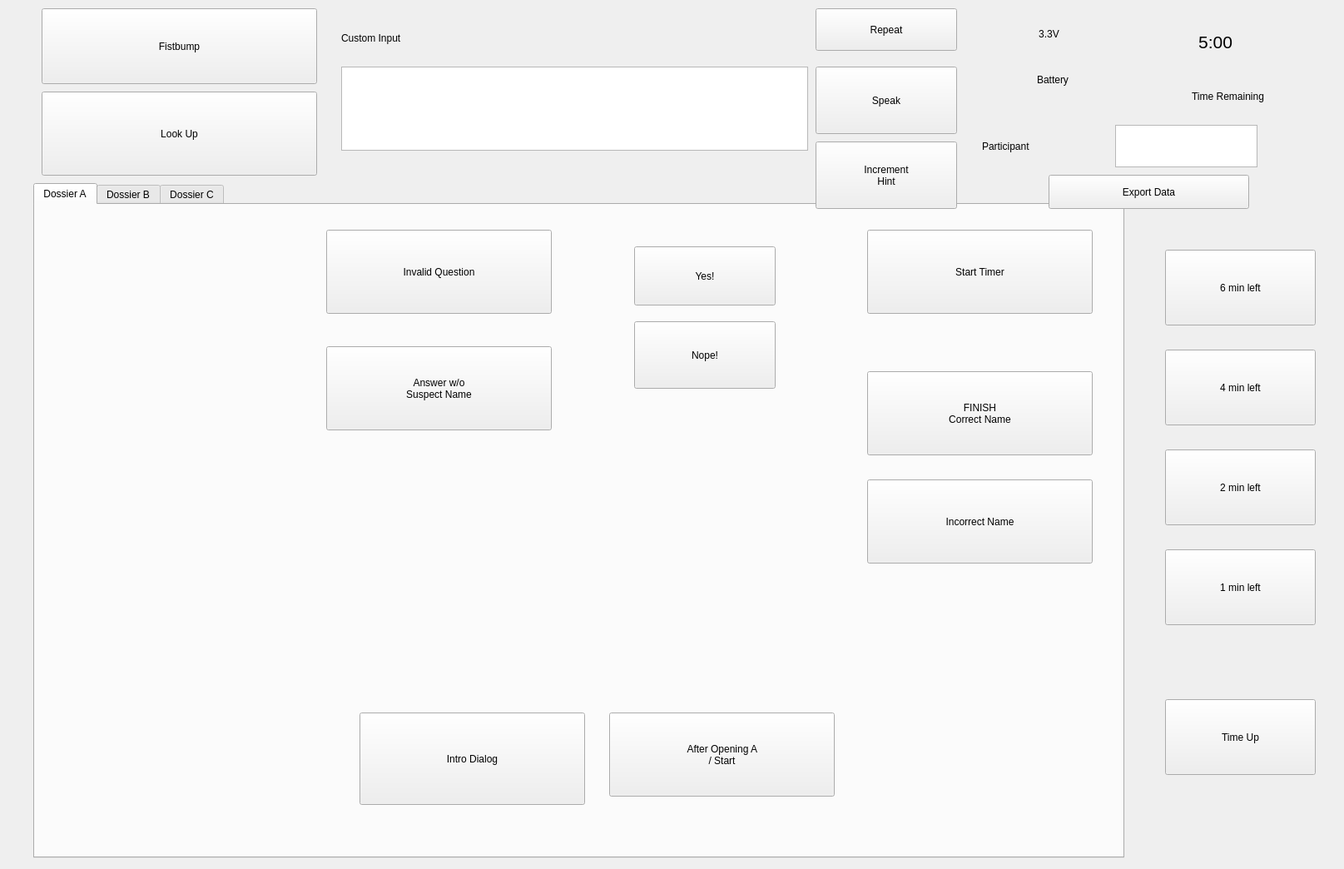
<?xml version="1.0" encoding="UTF-8"?>
<ui version="4.0">
 <class>PuzzlesWizard</class>
 <widget class="QMainWindow" name="PuzzlesWizard">
  <property name="windowModality">
   <enum>Qt::WindowModal</enum>
  </property>
  <property name="geometry">
   <rect>
    <x>0</x>
    <y>0</y>
    <width>1615</width>
    <height>1044</height>
   </rect>
  </property>
  <property name="sizePolicy">
   <sizepolicy hsizetype="Fixed" vsizetype="Fixed">
    <horstretch>0</horstretch>
    <verstretch>0</verstretch>
   </sizepolicy>
  </property>
  <property name="minimumSize">
   <size>
    <width>1615</width>
    <height>1044</height>
   </size>
  </property>
  <property name="maximumSize">
   <size>
    <width>1615</width>
    <height>1044</height>
   </size>
  </property>
  <property name="windowTitle">
   <string>Puzzles Study Wizard</string>
  </property>
  <widget class="QWidget" name="centralwidget">
   <widget class="QTabWidget" name="dossiers">
    <property name="geometry">
     <rect>
      <x>40</x>
      <y>220</y>
      <width>1311</width>
      <height>811</height>
     </rect>
    </property>
    <property name="currentIndex">
     <number>0</number>
    </property>
    <widget class="QWidget" name="dossierA">
     <attribute name="title">
      <string>Dossier A</string>
     </attribute>
     <widget class="QPushButton" name="introA">
      <property name="geometry">
       <rect>
        <x>390</x>
        <y>610</y>
        <width>271</width>
        <height>111</height>
       </rect>
      </property>
      <property name="text">
       <string>Intro Dialog</string>
      </property>
     </widget>
     <widget class="QPushButton" name="afterOpenA">
      <property name="geometry">
       <rect>
        <x>690</x>
        <y>610</y>
        <width>271</width>
        <height>101</height>
       </rect>
      </property>
      <property name="text">
       <string>After Opening A 
/ Start</string>
      </property>
     </widget>
     <widget class="QPushButton" name="invalidQuestion">
      <property name="geometry">
       <rect>
        <x>350</x>
        <y>30</y>
        <width>271</width>
        <height>101</height>
       </rect>
      </property>
      <property name="text">
       <string>Invalid Question</string>
      </property>
     </widget>
     <widget class="QPushButton" name="startTimerA">
      <property name="geometry">
       <rect>
        <x>1000</x>
        <y>30</y>
        <width>271</width>
        <height>101</height>
       </rect>
      </property>
      <property name="text">
       <string>Start Timer</string>
      </property>
     </widget>
     <widget class="QPushButton" name="invalidAnswerA">
      <property name="geometry">
       <rect>
        <x>350</x>
        <y>170</y>
        <width>271</width>
        <height>101</height>
       </rect>
      </property>
      <property name="text">
       <string>Answer w/o 
Suspect Name</string>
      </property>
     </widget>
     <widget class="QPushButton" name="correctSuspect">
      <property name="geometry">
       <rect>
        <x>1000</x>
        <y>200</y>
        <width>271</width>
        <height>101</height>
       </rect>
      </property>
      <property name="text">
       <string>FINISH
Correct Name</string>
      </property>
     </widget>
     <widget class="QPushButton" name="incorrectSuspect">
      <property name="geometry">
       <rect>
        <x>1000</x>
        <y>330</y>
        <width>271</width>
        <height>101</height>
       </rect>
      </property>
      <property name="text">
       <string>Incorrect Name</string>
      </property>
     </widget>
     <widget class="QLabel" name="ericPicture">
      <property name="geometry">
       <rect>
        <x>50</x>
        <y>30</y>
        <width>211</width>
        <height>391</height>
       </rect>
      </property>
      <property name="text">
       <string/>
      </property>
      <property name="pixmap">
       <pixmap>suspect.png</pixmap>
      </property>
      <property name="scaledContents">
       <bool>true</bool>
      </property>
     </widget>
     <widget class="QPushButton" name="yesButton">
      <property name="geometry">
       <rect>
        <x>720</x>
        <y>50</y>
        <width>170</width>
        <height>71</height>
       </rect>
      </property>
      <property name="text">
       <string>Yes!</string>
      </property>
     </widget>
     <widget class="QPushButton" name="noButton">
      <property name="geometry">
       <rect>
        <x>720</x>
        <y>140</y>
        <width>170</width>
        <height>81</height>
       </rect>
      </property>
      <property name="text">
       <string>Nope!</string>
      </property>
     </widget>
    </widget>
    <widget class="QWidget" name="dossierB">
     <attribute name="title">
      <string>Dossier B</string>
     </attribute>
     <widget class="QPushButton" name="sampleHint">
      <property name="geometry">
       <rect>
        <x>550</x>
        <y>580</y>
        <width>191</width>
        <height>71</height>
       </rect>
      </property>
      <property name="text">
       <string>Sample Hint</string>
      </property>
     </widget>
     <widget class="QPushButton" name="introB">
      <property name="geometry">
       <rect>
        <x>550</x>
        <y>680</y>
        <width>191</width>
        <height>61</height>
       </rect>
      </property>
      <property name="text">
       <string>Intro</string>
      </property>
     </widget>
     <widget class="QPushButton" name="afterOpenB">
      <property name="geometry">
       <rect>
        <x>760</x>
        <y>670</y>
        <width>191</width>
        <height>71</height>
       </rect>
      </property>
      <property name="text">
       <string>After
Opening B</string>
      </property>
     </widget>
     <widget class="QPushButton" name="startTimerB">
      <property name="geometry">
       <rect>
        <x>1080</x>
        <y>10</y>
        <width>191</width>
        <height>111</height>
       </rect>
      </property>
      <property name="text">
       <string>Start Timer</string>
      </property>
     </widget>
     <widget class="QPushButton" name="correctHideout">
      <property name="geometry">
       <rect>
        <x>1000</x>
        <y>560</y>
        <width>271</width>
        <height>101</height>
       </rect>
      </property>
      <property name="text">
       <string>FINISH
Correct Hideout</string>
      </property>
     </widget>
     <widget class="QPushButton" name="correctProgressB">
      <property name="geometry">
       <rect>
        <x>1080</x>
        <y>170</y>
        <width>191</width>
        <height>101</height>
       </rect>
      </property>
      <property name="text">
       <string>Correct
Progress</string>
      </property>
     </widget>
     <widget class="QPushButton" name="incorrectProgressB">
      <property name="geometry">
       <rect>
        <x>1080</x>
        <y>290</y>
        <width>191</width>
        <height>101</height>
       </rect>
      </property>
      <property name="text">
       <string>Incorrect
Progress</string>
      </property>
     </widget>
     <widget class="QPushButton" name="giveHintB">
      <property name="geometry">
       <rect>
        <x>650</x>
        <y>480</y>
        <width>271</width>
        <height>91</height>
       </rect>
      </property>
      <property name="text">
       <string>Give Hint</string>
      </property>
     </widget>
     <widget class="QGroupBox" name="bPhase1">
      <property name="geometry">
       <rect>
        <x>10</x>
        <y>0</y>
        <width>511</width>
        <height>231</height>
       </rect>
      </property>
      <property name="title">
       <string/>
      </property>
      <widget class="QCheckBox" name="hintB1Cb">
       <property name="geometry">
        <rect>
         <x>10</x>
         <y>10</y>
         <width>561</width>
         <height>40</height>
        </rect>
       </property>
       <property name="font">
        <font>
         <weight>75</weight>
         <bold>true</bold>
        </font>
       </property>
       <property name="text">
        <string>Messages -&gt; raw numbers</string>
       </property>
      </widget>
      <widget class="QRadioButton" name="hintB_1_1">
       <property name="geometry">
        <rect>
         <x>60</x>
         <y>50</y>
         <width>212</width>
         <height>40</height>
        </rect>
       </property>
       <property name="text">
        <string>No progress</string>
       </property>
       <property name="checked">
        <bool>true</bool>
       </property>
       <attribute name="buttonGroup">
        <string notr="true">buttonGroup</string>
       </attribute>
      </widget>
      <widget class="QRadioButton" name="hintB_1_2">
       <property name="geometry">
        <rect>
         <x>60</x>
         <y>90</y>
         <width>391</width>
         <height>40</height>
        </rect>
       </property>
       <property name="text">
        <string>&quot;Something in common&quot;</string>
       </property>
       <attribute name="buttonGroup">
        <string notr="true">buttonGroup</string>
       </attribute>
      </widget>
      <widget class="QRadioButton" name="hintB_1_3">
       <property name="geometry">
        <rect>
         <x>60</x>
         <y>130</y>
         <width>391</width>
         <height>40</height>
        </rect>
       </property>
       <property name="text">
        <string>Notice numbers</string>
       </property>
       <attribute name="buttonGroup">
        <string notr="true">buttonGroup</string>
       </attribute>
      </widget>
      <widget class="QCheckBox" name="hintB1ErrorCb">
       <property name="geometry">
        <rect>
         <x>60</x>
         <y>170</y>
         <width>561</width>
         <height>40</height>
        </rect>
       </property>
       <property name="text">
        <string>Error:</string>
       </property>
      </widget>
      <widget class="QComboBox" name="hintB1ErrorVal">
       <property name="geometry">
        <rect>
         <x>180</x>
         <y>170</y>
         <width>191</width>
         <height>42</height>
        </rect>
       </property>
       <property name="currentIndex">
        <number>0</number>
       </property>
       <item>
        <property name="text">
         <string/>
        </property>
       </item>
       <item>
        <property name="text">
         <string>Alexander</string>
        </property>
       </item>
       <item>
        <property name="text">
         <string>Ben</string>
        </property>
       </item>
       <item>
        <property name="text">
         <string>Cameron</string>
        </property>
       </item>
       <item>
        <property name="text">
         <string>Dale</string>
        </property>
       </item>
       <item>
        <property name="text">
         <string>Evelyn</string>
        </property>
       </item>
       <item>
        <property name="text">
         <string>Fiona</string>
        </property>
       </item>
       <item>
        <property name="text">
         <string>Giovanna</string>
        </property>
       </item>
      </widget>
     </widget>
     <widget class="QGroupBox" name="bPhase3">
      <property name="geometry">
       <rect>
        <x>10</x>
        <y>480</y>
        <width>511</width>
        <height>281</height>
       </rect>
      </property>
      <property name="title">
       <string/>
      </property>
      <widget class="QCheckBox" name="hintB3Cb">
       <property name="geometry">
        <rect>
         <x>10</x>
         <y>10</y>
         <width>561</width>
         <height>40</height>
        </rect>
       </property>
       <property name="font">
        <font>
         <weight>75</weight>
         <bold>true</bold>
        </font>
       </property>
       <property name="text">
        <string>Got number -&gt; letter</string>
       </property>
      </widget>
      <widget class="QRadioButton" name="hintB_3_1">
       <property name="geometry">
        <rect>
         <x>60</x>
         <y>50</y>
         <width>212</width>
         <height>40</height>
        </rect>
       </property>
       <property name="text">
        <string>No progress</string>
       </property>
       <property name="checked">
        <bool>true</bool>
       </property>
      </widget>
      <widget class="QRadioButton" name="hintB_3_2">
       <property name="geometry">
        <rect>
         <x>60</x>
         <y>90</y>
         <width>391</width>
         <height>40</height>
        </rect>
       </property>
       <property name="text">
        <string>Look at code sheet</string>
       </property>
      </widget>
      <widget class="QRadioButton" name="hintB_3_3">
       <property name="geometry">
        <rect>
         <x>60</x>
         <y>130</y>
         <width>391</width>
         <height>40</height>
        </rect>
       </property>
       <property name="text">
        <string>Notice number all &lt;26</string>
       </property>
      </widget>
      <widget class="QRadioButton" name="hintB_3_4">
       <property name="geometry">
        <rect>
         <x>60</x>
         <y>170</y>
         <width>391</width>
         <height>40</height>
        </rect>
       </property>
       <property name="text">
        <string>Transform num -&gt; letter</string>
       </property>
      </widget>
      <widget class="QCheckBox" name="hintB3ErrorCb">
       <property name="geometry">
        <rect>
         <x>60</x>
         <y>220</y>
         <width>561</width>
         <height>40</height>
        </rect>
       </property>
       <property name="text">
        <string>Error:</string>
       </property>
      </widget>
      <widget class="QComboBox" name="hintB3ErrorVal">
       <property name="geometry">
        <rect>
         <x>180</x>
         <y>220</y>
         <width>191</width>
         <height>42</height>
        </rect>
       </property>
       <property name="currentIndex">
        <number>0</number>
       </property>
       <item>
        <property name="text">
         <string/>
        </property>
       </item>
       <item>
        <property name="text">
         <string>Alexander</string>
        </property>
       </item>
       <item>
        <property name="text">
         <string>Ben</string>
        </property>
       </item>
       <item>
        <property name="text">
         <string>Cameron</string>
        </property>
       </item>
       <item>
        <property name="text">
         <string>Dale</string>
        </property>
       </item>
       <item>
        <property name="text">
         <string>Evelyn</string>
        </property>
       </item>
       <item>
        <property name="text">
         <string>Fiona</string>
        </property>
       </item>
       <item>
        <property name="text">
         <string>Giovanna</string>
        </property>
       </item>
      </widget>
     </widget>
     <widget class="QGroupBox" name="bPhase4">
      <property name="geometry">
       <rect>
        <x>540</x>
        <y>20</y>
        <width>511</width>
        <height>461</height>
       </rect>
      </property>
      <property name="title">
       <string/>
      </property>
      <widget class="QCheckBox" name="hintB4Cb">
       <property name="geometry">
        <rect>
         <x>10</x>
         <y>10</y>
         <width>561</width>
         <height>40</height>
        </rect>
       </property>
       <property name="font">
        <font>
         <weight>75</weight>
         <bold>true</bold>
        </font>
       </property>
       <property name="text">
        <string>Ordered letters</string>
       </property>
      </widget>
      <widget class="QRadioButton" name="hintB_4_1">
       <property name="geometry">
        <rect>
         <x>60</x>
         <y>50</y>
         <width>212</width>
         <height>40</height>
        </rect>
       </property>
       <property name="text">
        <string>No progress</string>
       </property>
       <property name="checked">
        <bool>true</bool>
       </property>
      </widget>
      <widget class="QRadioButton" name="hintB_4_2">
       <property name="geometry">
        <rect>
         <x>60</x>
         <y>90</y>
         <width>391</width>
         <height>40</height>
        </rect>
       </property>
       <property name="text">
        <string>&quot;Letters have meaning&quot;</string>
       </property>
      </widget>
      <widget class="QRadioButton" name="hintB_4_3">
       <property name="geometry">
        <rect>
         <x>60</x>
         <y>130</y>
         <width>391</width>
         <height>40</height>
        </rect>
       </property>
       <property name="text">
        <string>Letters spell word</string>
       </property>
      </widget>
      <widget class="QRadioButton" name="hintB_4_4">
       <property name="geometry">
        <rect>
         <x>60</x>
         <y>170</y>
         <width>391</width>
         <height>40</height>
        </rect>
       </property>
       <property name="text">
        <string>Order related to unused</string>
       </property>
      </widget>
      <widget class="QRadioButton" name="hintB_4_5">
       <property name="geometry">
        <rect>
         <x>60</x>
         <y>210</y>
         <width>391</width>
         <height>40</height>
        </rect>
       </property>
       <property name="text">
        <string>Order related to names</string>
       </property>
      </widget>
      <widget class="QCheckBox" name="hintB4ErrorCb">
       <property name="geometry">
        <rect>
         <x>60</x>
         <y>410</y>
         <width>561</width>
         <height>40</height>
        </rect>
       </property>
       <property name="text">
        <string>Error</string>
       </property>
      </widget>
      <widget class="QRadioButton" name="hintB_4_6">
       <property name="geometry">
        <rect>
         <x>60</x>
         <y>250</y>
         <width>391</width>
         <height>40</height>
        </rect>
       </property>
       <property name="text">
        <string>Names can be reordered</string>
       </property>
      </widget>
      <widget class="QRadioButton" name="hintB_4_7">
       <property name="geometry">
        <rect>
         <x>60</x>
         <y>290</y>
         <width>391</width>
         <height>40</height>
        </rect>
       </property>
       <property name="text">
        <string>Order related to name len</string>
       </property>
      </widget>
      <widget class="QRadioButton" name="hintB_4_8">
       <property name="geometry">
        <rect>
         <x>60</x>
         <y>330</y>
         <width>391</width>
         <height>40</height>
        </rect>
       </property>
       <property name="text">
        <string>1st letter = shortest name</string>
       </property>
      </widget>
      <widget class="QRadioButton" name="hintB_4_9">
       <property name="geometry">
        <rect>
         <x>60</x>
         <y>370</y>
         <width>391</width>
         <height>40</height>
        </rect>
       </property>
       <property name="text">
        <string>2nd letter = 2nd shortest</string>
       </property>
      </widget>
     </widget>
     <widget class="QGroupBox" name="bPhase2">
      <property name="geometry">
       <rect>
        <x>0</x>
        <y>230</y>
        <width>511</width>
        <height>281</height>
       </rect>
      </property>
      <property name="title">
       <string/>
      </property>
      <widget class="QCheckBox" name="hintB2Cb">
       <property name="geometry">
        <rect>
         <x>10</x>
         <y>10</y>
         <width>561</width>
         <height>40</height>
        </rect>
       </property>
       <property name="font">
        <font>
         <weight>75</weight>
         <bold>true</bold>
        </font>
       </property>
       <property name="text">
        <string>Get operations + final #s</string>
       </property>
      </widget>
      <widget class="QRadioButton" name="hintB_2_1">
       <property name="geometry">
        <rect>
         <x>60</x>
         <y>50</y>
         <width>212</width>
         <height>40</height>
        </rect>
       </property>
       <property name="text">
        <string>No progress</string>
       </property>
       <property name="checked">
        <bool>true</bool>
       </property>
      </widget>
      <widget class="QRadioButton" name="hintB_2_2">
       <property name="geometry">
        <rect>
         <x>60</x>
         <y>90</y>
         <width>391</width>
         <height>40</height>
        </rect>
       </property>
       <property name="text">
        <string>Try to combine numbers</string>
       </property>
      </widget>
      <widget class="QRadioButton" name="hintB_2_3">
       <property name="geometry">
        <rect>
         <x>60</x>
         <y>130</y>
         <width>391</width>
         <height>40</height>
        </rect>
       </property>
       <property name="text">
        <string>Notice math operations</string>
       </property>
      </widget>
      <widget class="QCheckBox" name="hintB2ErrorCb">
       <property name="geometry">
        <rect>
         <x>60</x>
         <y>210</y>
         <width>561</width>
         <height>40</height>
        </rect>
       </property>
       <property name="text">
        <string>Error:</string>
       </property>
      </widget>
      <widget class="QRadioButton" name="hintB_2_4">
       <property name="geometry">
        <rect>
         <x>60</x>
         <y>170</y>
         <width>391</width>
         <height>40</height>
        </rect>
       </property>
       <property name="text">
        <string>Combine operators + nums</string>
       </property>
      </widget>
      <widget class="QComboBox" name="hintB2ErrorVal">
       <property name="geometry">
        <rect>
         <x>180</x>
         <y>210</y>
         <width>191</width>
         <height>42</height>
        </rect>
       </property>
       <property name="currentIndex">
        <number>0</number>
       </property>
       <item>
        <property name="text">
         <string/>
        </property>
       </item>
       <item>
        <property name="text">
         <string>Alexander</string>
        </property>
       </item>
       <item>
        <property name="text">
         <string>Ben</string>
        </property>
       </item>
       <item>
        <property name="text">
         <string>Cameron</string>
        </property>
       </item>
       <item>
        <property name="text">
         <string>Dale</string>
        </property>
       </item>
       <item>
        <property name="text">
         <string>Evelyn</string>
        </property>
       </item>
       <item>
        <property name="text">
         <string>Fiona</string>
        </property>
       </item>
       <item>
        <property name="text">
         <string>Giovanna</string>
        </property>
       </item>
      </widget>
     </widget>
    </widget>
    <widget class="QWidget" name="dossierC">
     <attribute name="title">
      <string>Dossier C</string>
     </attribute>
     <widget class="QGroupBox" name="cPhase3">
      <property name="geometry">
       <rect>
        <x>540</x>
        <y>-10</y>
        <width>511</width>
        <height>281</height>
       </rect>
      </property>
      <property name="title">
       <string/>
      </property>
      <widget class="QCheckBox" name="hintC3Cb">
       <property name="geometry">
        <rect>
         <x>10</x>
         <y>10</y>
         <width>561</width>
         <height>40</height>
        </rect>
       </property>
       <property name="font">
        <font>
         <weight>75</weight>
         <bold>true</bold>
        </font>
       </property>
       <property name="text">
        <string>Words in order</string>
       </property>
      </widget>
      <widget class="QRadioButton" name="hintC_3_1">
       <property name="geometry">
        <rect>
         <x>60</x>
         <y>50</y>
         <width>212</width>
         <height>40</height>
        </rect>
       </property>
       <property name="text">
        <string>No progress</string>
       </property>
       <property name="checked">
        <bool>true</bool>
       </property>
      </widget>
      <widget class="QRadioButton" name="hintC_3_2">
       <property name="geometry">
        <rect>
         <x>60</x>
         <y>90</y>
         <width>391</width>
         <height>40</height>
        </rect>
       </property>
       <property name="text">
        <string>Form a phrase</string>
       </property>
      </widget>
      <widget class="QRadioButton" name="hintC_3_3">
       <property name="geometry">
        <rect>
         <x>60</x>
         <y>130</y>
         <width>391</width>
         <height>40</height>
        </rect>
       </property>
       <property name="text">
        <string>Use context to order</string>
       </property>
      </widget>
      <widget class="QRadioButton" name="hintC_3_4">
       <property name="geometry">
        <rect>
         <x>60</x>
         <y>170</y>
         <width>161</width>
         <height>40</height>
        </rect>
       </property>
       <property name="text">
        <string>1st word</string>
       </property>
      </widget>
      <widget class="QCheckBox" name="hintC3ErrorCb">
       <property name="geometry">
        <rect>
         <x>60</x>
         <y>220</y>
         <width>561</width>
         <height>40</height>
        </rect>
       </property>
       <property name="text">
        <string>Error:</string>
       </property>
      </widget>
      <widget class="QComboBox" name="hintC3ErrorVal">
       <property name="geometry">
        <rect>
         <x>190</x>
         <y>220</y>
         <width>191</width>
         <height>42</height>
        </rect>
       </property>
       <property name="currentIndex">
        <number>0</number>
       </property>
       <item>
        <property name="text">
         <string/>
        </property>
       </item>
       <item>
        <property name="text">
         <string>THIRD</string>
        </property>
       </item>
       <item>
        <property name="text">
         <string>LETTER</string>
        </property>
       </item>
       <item>
        <property name="text">
         <string>PER</string>
        </property>
       </item>
       <item>
        <property name="text">
         <string>LINE</string>
        </property>
       </item>
      </widget>
      <widget class="QRadioButton" name="hintC_3_5">
       <property name="geometry">
        <rect>
         <x>220</x>
         <y>170</y>
         <width>161</width>
         <height>40</height>
        </rect>
       </property>
       <property name="text">
        <string>2nd</string>
       </property>
      </widget>
      <widget class="QRadioButton" name="hintC_3_6">
       <property name="geometry">
        <rect>
         <x>330</x>
         <y>170</y>
         <width>161</width>
         <height>40</height>
        </rect>
       </property>
       <property name="text">
        <string>3rd</string>
       </property>
      </widget>
     </widget>
     <widget class="QPushButton" name="correctWeapon">
      <property name="geometry">
       <rect>
        <x>1090</x>
        <y>420</y>
        <width>191</width>
        <height>101</height>
       </rect>
      </property>
      <property name="text">
       <string>FINISH
Correct Weapon</string>
      </property>
     </widget>
     <widget class="QPushButton" name="incorrectProgressC">
      <property name="geometry">
       <rect>
        <x>1090</x>
        <y>240</y>
        <width>191</width>
        <height>101</height>
       </rect>
      </property>
      <property name="text">
       <string>Incorrect
Progress</string>
      </property>
     </widget>
     <widget class="QPushButton" name="introC">
      <property name="geometry">
       <rect>
        <x>970</x>
        <y>660</y>
        <width>121</width>
        <height>71</height>
       </rect>
      </property>
      <property name="text">
       <string>Intro</string>
      </property>
     </widget>
     <widget class="QGroupBox" name="cPhase1">
      <property name="geometry">
       <rect>
        <x>20</x>
        <y>0</y>
        <width>511</width>
        <height>221</height>
       </rect>
      </property>
      <property name="title">
       <string/>
      </property>
      <widget class="QCheckBox" name="hintC1Cb">
       <property name="geometry">
        <rect>
         <x>10</x>
         <y>10</y>
         <width>561</width>
         <height>40</height>
        </rect>
       </property>
       <property name="font">
        <font>
         <weight>75</weight>
         <bold>true</bold>
        </font>
       </property>
       <property name="text">
        <string>Find missing letters</string>
       </property>
      </widget>
      <widget class="QRadioButton" name="hintC_1_1">
       <property name="geometry">
        <rect>
         <x>60</x>
         <y>50</y>
         <width>212</width>
         <height>40</height>
        </rect>
       </property>
       <property name="text">
        <string>No progress</string>
       </property>
       <property name="checked">
        <bool>true</bool>
       </property>
      </widget>
      <widget class="QRadioButton" name="hintC_1_2">
       <property name="geometry">
        <rect>
         <x>60</x>
         <y>90</y>
         <width>391</width>
         <height>40</height>
        </rect>
       </property>
       <property name="text">
        <string>Something missing</string>
       </property>
      </widget>
      <widget class="QCheckBox" name="hintC1ErrorCb">
       <property name="geometry">
        <rect>
         <x>60</x>
         <y>170</y>
         <width>561</width>
         <height>40</height>
        </rect>
       </property>
       <property name="text">
        <string>Error:</string>
       </property>
      </widget>
      <widget class="QComboBox" name="hintC1ErrorVal">
       <property name="geometry">
        <rect>
         <x>180</x>
         <y>170</y>
         <width>191</width>
         <height>42</height>
        </rect>
       </property>
       <property name="currentIndex">
        <number>0</number>
       </property>
       <item>
        <property name="text">
         <string/>
        </property>
       </item>
       <item>
        <property name="text">
         <string>231</string>
        </property>
       </item>
       <item>
        <property name="text">
         <string>4321</string>
        </property>
       </item>
       <item>
        <property name="text">
         <string>35142</string>
        </property>
       </item>
       <item>
        <property name="text">
         <string>621453</string>
        </property>
       </item>
      </widget>
      <widget class="QRadioButton" name="hintC_1_3">
       <property name="geometry">
        <rect>
         <x>60</x>
         <y>130</y>
         <width>391</width>
         <height>40</height>
        </rect>
       </property>
       <property name="text">
        <string>Missing letters</string>
       </property>
      </widget>
     </widget>
     <widget class="QPushButton" name="correctProgressC">
      <property name="geometry">
       <rect>
        <x>1090</x>
        <y>130</y>
        <width>191</width>
        <height>101</height>
       </rect>
      </property>
      <property name="text">
       <string>Correct
Progress</string>
      </property>
     </widget>
     <widget class="QPushButton" name="afterOpenC">
      <property name="geometry">
       <rect>
        <x>1100</x>
        <y>660</y>
        <width>191</width>
        <height>71</height>
       </rect>
      </property>
      <property name="text">
       <string>After
Opening C</string>
      </property>
     </widget>
     <widget class="QGroupBox" name="cPhase2">
      <property name="geometry">
       <rect>
        <x>10</x>
        <y>220</y>
        <width>511</width>
        <height>501</height>
       </rect>
      </property>
      <property name="title">
       <string/>
      </property>
      <widget class="QCheckBox" name="hintC2Cb">
       <property name="geometry">
        <rect>
         <x>10</x>
         <y>10</y>
         <width>561</width>
         <height>40</height>
        </rect>
       </property>
       <property name="font">
        <font>
         <weight>75</weight>
         <bold>true</bold>
        </font>
       </property>
       <property name="text">
        <string>Anagram miss. letters</string>
       </property>
      </widget>
      <widget class="QRadioButton" name="hintC_2_1">
       <property name="geometry">
        <rect>
         <x>60</x>
         <y>50</y>
         <width>212</width>
         <height>40</height>
        </rect>
       </property>
       <property name="text">
        <string>No progress</string>
       </property>
       <property name="checked">
        <bool>true</bool>
       </property>
      </widget>
      <widget class="QRadioButton" name="hintC_2_2">
       <property name="geometry">
        <rect>
         <x>60</x>
         <y>90</y>
         <width>391</width>
         <height>40</height>
        </rect>
       </property>
       <property name="text">
        <string>&quot;Letters have meaning&quot;</string>
       </property>
      </widget>
      <widget class="QRadioButton" name="hintC_2_3">
       <property name="geometry">
        <rect>
         <x>60</x>
         <y>130</y>
         <width>391</width>
         <height>40</height>
        </rect>
       </property>
       <property name="text">
        <string>Letters spell word</string>
       </property>
      </widget>
      <widget class="QRadioButton" name="hintC_2_4">
       <property name="geometry">
        <rect>
         <x>60</x>
         <y>170</y>
         <width>391</width>
         <height>40</height>
        </rect>
       </property>
       <property name="text">
        <string>Order related to unused</string>
       </property>
      </widget>
      <widget class="QRadioButton" name="hintC_2_5">
       <property name="geometry">
        <rect>
         <x>60</x>
         <y>210</y>
         <width>391</width>
         <height>40</height>
        </rect>
       </property>
       <property name="text">
        <string>Order similar len</string>
       </property>
      </widget>
      <widget class="QCheckBox" name="hintC2ErrorCb">
       <property name="geometry">
        <rect>
         <x>60</x>
         <y>450</y>
         <width>561</width>
         <height>40</height>
        </rect>
       </property>
       <property name="text">
        <string>Error</string>
       </property>
      </widget>
      <widget class="QRadioButton" name="hintC_2_6">
       <property name="geometry">
        <rect>
         <x>60</x>
         <y>250</y>
         <width>391</width>
         <height>40</height>
        </rect>
       </property>
       <property name="text">
        <string>Order = message ID</string>
       </property>
      </widget>
      <widget class="QRadioButton" name="hintC_2_7">
       <property name="geometry">
        <rect>
         <x>60</x>
         <y>290</y>
         <width>391</width>
         <height>40</height>
        </rect>
       </property>
       <property name="text">
        <string>Order = message ID #s</string>
       </property>
      </widget>
      <widget class="QRadioButton" name="hintC_2_8">
       <property name="geometry">
        <rect>
         <x>60</x>
         <y>330</y>
         <width>391</width>
         <height>40</height>
        </rect>
       </property>
       <property name="text">
        <string>1 = &quot;corresponding letter&quot;</string>
       </property>
      </widget>
      <widget class="QRadioButton" name="hintC_2_9">
       <property name="geometry">
        <rect>
         <x>60</x>
         <y>370</y>
         <width>391</width>
         <height>40</height>
        </rect>
       </property>
       <property name="text">
        <string>1 = position of miss. letter</string>
       </property>
      </widget>
      <widget class="QRadioButton" name="hintC_2_10">
       <property name="geometry">
        <rect>
         <x>60</x>
         <y>410</y>
         <width>391</width>
         <height>40</height>
        </rect>
       </property>
       <property name="text">
        <string>2 = position of miss. letter</string>
       </property>
      </widget>
      <widget class="QComboBox" name="hintC2ErrorVal">
       <property name="geometry">
        <rect>
         <x>180</x>
         <y>450</y>
         <width>191</width>
         <height>42</height>
        </rect>
       </property>
       <property name="currentIndex">
        <number>0</number>
       </property>
       <item>
        <property name="text">
         <string/>
        </property>
       </item>
       <item>
        <property name="text">
         <string>231</string>
        </property>
       </item>
       <item>
        <property name="text">
         <string>4321</string>
        </property>
       </item>
       <item>
        <property name="text">
         <string>35142</string>
        </property>
       </item>
       <item>
        <property name="text">
         <string>621453</string>
        </property>
       </item>
      </widget>
     </widget>
     <widget class="QPushButton" name="giveHintC">
      <property name="geometry">
       <rect>
        <x>960</x>
        <y>540</y>
        <width>141</width>
        <height>81</height>
       </rect>
      </property>
      <property name="text">
       <string>Give Hint</string>
      </property>
     </widget>
     <widget class="QGroupBox" name="cPhase4">
      <property name="geometry">
       <rect>
        <x>540</x>
        <y>260</y>
        <width>511</width>
        <height>241</height>
       </rect>
      </property>
      <property name="title">
       <string/>
      </property>
      <widget class="QCheckBox" name="hintC4Cb">
       <property name="geometry">
        <rect>
         <x>10</x>
         <y>10</y>
         <width>561</width>
         <height>40</height>
        </rect>
       </property>
       <property name="font">
        <font>
         <weight>75</weight>
         <bold>true</bold>
        </font>
       </property>
       <property name="text">
        <string>3rd Letter per line</string>
       </property>
      </widget>
      <widget class="QRadioButton" name="hintC_4_1">
       <property name="geometry">
        <rect>
         <x>60</x>
         <y>50</y>
         <width>212</width>
         <height>40</height>
        </rect>
       </property>
       <property name="text">
        <string>No progress</string>
       </property>
       <property name="checked">
        <bool>true</bool>
       </property>
      </widget>
      <widget class="QRadioButton" name="hintC_4_2">
       <property name="geometry">
        <rect>
         <x>60</x>
         <y>90</y>
         <width>391</width>
         <height>40</height>
        </rect>
       </property>
       <property name="text">
        <string>Use phrase</string>
       </property>
      </widget>
      <widget class="QRadioButton" name="hintC_4_3">
       <property name="geometry">
        <rect>
         <x>60</x>
         <y>130</y>
         <width>391</width>
         <height>40</height>
        </rect>
       </property>
       <property name="text">
        <string>Write 3rd letter</string>
       </property>
      </widget>
      <widget class="QCheckBox" name="hintC4ErrorCb">
       <property name="geometry">
        <rect>
         <x>60</x>
         <y>180</y>
         <width>561</width>
         <height>40</height>
        </rect>
       </property>
       <property name="text">
        <string>Error:</string>
       </property>
      </widget>
      <widget class="QComboBox" name="hintC4ErrorVal">
       <property name="geometry">
        <rect>
         <x>180</x>
         <y>180</y>
         <width>191</width>
         <height>42</height>
        </rect>
       </property>
       <property name="currentIndex">
        <number>0</number>
       </property>
       <item>
        <property name="text">
         <string/>
        </property>
       </item>
       <item>
        <property name="text">
         <string>231</string>
        </property>
       </item>
       <item>
        <property name="text">
         <string>4321</string>
        </property>
       </item>
       <item>
        <property name="text">
         <string>35142</string>
        </property>
       </item>
       <item>
        <property name="text">
         <string>621453</string>
        </property>
       </item>
      </widget>
     </widget>
     <widget class="QGroupBox" name="cPhase5">
      <property name="geometry">
       <rect>
        <x>530</x>
        <y>500</y>
        <width>411</width>
        <height>241</height>
       </rect>
      </property>
      <property name="title">
       <string/>
      </property>
      <widget class="QCheckBox" name="hintC5Cb">
       <property name="geometry">
        <rect>
         <x>10</x>
         <y>10</y>
         <width>561</width>
         <height>40</height>
        </rect>
       </property>
       <property name="font">
        <font>
         <weight>75</weight>
         <bold>true</bold>
        </font>
       </property>
       <property name="text">
        <string>Order letters</string>
       </property>
      </widget>
      <widget class="QRadioButton" name="hintC_5_1">
       <property name="geometry">
        <rect>
         <x>60</x>
         <y>50</y>
         <width>212</width>
         <height>40</height>
        </rect>
       </property>
       <property name="text">
        <string>No progress</string>
       </property>
       <property name="checked">
        <bool>true</bool>
       </property>
      </widget>
      <widget class="QRadioButton" name="hintC_5_2">
       <property name="geometry">
        <rect>
         <x>60</x>
         <y>90</y>
         <width>391</width>
         <height>40</height>
        </rect>
       </property>
       <property name="text">
        <string>Letters have meaning</string>
       </property>
      </widget>
      <widget class="QRadioButton" name="hintC_5_3">
       <property name="geometry">
        <rect>
         <x>60</x>
         <y>130</y>
         <width>391</width>
         <height>40</height>
        </rect>
       </property>
       <property name="text">
        <string>Letters form word</string>
       </property>
      </widget>
      <widget class="QRadioButton" name="hintC_5_4">
       <property name="geometry">
        <rect>
         <x>60</x>
         <y>170</y>
         <width>391</width>
         <height>40</height>
        </rect>
       </property>
       <property name="text">
        <string>Clue order = letter ord.</string>
       </property>
      </widget>
     </widget>
    </widget>
   </widget>
   <widget class="QLabel" name="timeLabel">
    <property name="geometry">
     <rect>
      <x>1400</x>
      <y>30</y>
      <width>121</width>
      <height>41</height>
     </rect>
    </property>
    <property name="font">
     <font>
      <pointsize>16</pointsize>
     </font>
    </property>
    <property name="text">
     <string>5:00</string>
    </property>
    <property name="alignment">
     <set>Qt::AlignCenter</set>
    </property>
   </widget>
   <widget class="QLabel" name="label_2">
    <property name="geometry">
     <rect>
      <x>1360</x>
      <y>80</y>
      <width>231</width>
      <height>71</height>
     </rect>
    </property>
    <property name="text">
     <string>Time Remaining</string>
    </property>
    <property name="alignment">
     <set>Qt::AlignCenter</set>
    </property>
   </widget>
   <widget class="QPlainTextEdit" name="customInputBox">
    <property name="geometry">
     <rect>
      <x>410</x>
      <y>80</y>
      <width>561</width>
      <height>101</height>
     </rect>
    </property>
    <property name="plainText">
     <string/>
    </property>
    <property name="placeholderText">
     <string>Enter text here</string>
    </property>
   </widget>
   <widget class="QLabel" name="label_3">
    <property name="geometry">
     <rect>
      <x>410</x>
      <y>20</y>
      <width>241</width>
      <height>51</height>
     </rect>
    </property>
    <property name="text">
     <string>Custom Input</string>
    </property>
   </widget>
   <widget class="QPushButton" name="speakCustomButton">
    <property name="geometry">
     <rect>
      <x>980</x>
      <y>80</y>
      <width>170</width>
      <height>81</height>
     </rect>
    </property>
    <property name="text">
     <string>Speak</string>
    </property>
   </widget>
   <widget class="QPushButton" name="oneMinLeft">
    <property name="geometry">
     <rect>
      <x>1400</x>
      <y>660</y>
      <width>181</width>
      <height>91</height>
     </rect>
    </property>
    <property name="text">
     <string>1 min left</string>
    </property>
   </widget>
   <widget class="QPushButton" name="twoMinLeft">
    <property name="geometry">
     <rect>
      <x>1400</x>
      <y>540</y>
      <width>181</width>
      <height>91</height>
     </rect>
    </property>
    <property name="text">
     <string>2 min left</string>
    </property>
   </widget>
   <widget class="QPushButton" name="fourMinLeft">
    <property name="geometry">
     <rect>
      <x>1400</x>
      <y>420</y>
      <width>181</width>
      <height>91</height>
     </rect>
    </property>
    <property name="text">
     <string>4 min left</string>
    </property>
   </widget>
   <widget class="QPushButton" name="sixMinLeft">
    <property name="geometry">
     <rect>
      <x>1400</x>
      <y>300</y>
      <width>181</width>
      <height>91</height>
     </rect>
    </property>
    <property name="text">
     <string>6 min left</string>
    </property>
   </widget>
   <widget class="QLabel" name="label_4">
    <property name="geometry">
     <rect>
      <x>1190</x>
      <y>60</y>
      <width>150</width>
      <height>71</height>
     </rect>
    </property>
    <property name="text">
     <string>Battery</string>
    </property>
    <property name="alignment">
     <set>Qt::AlignCenter</set>
    </property>
   </widget>
   <widget class="QLabel" name="batteryLabel">
    <property name="geometry">
     <rect>
      <x>1200</x>
      <y>20</y>
      <width>121</width>
      <height>41</height>
     </rect>
    </property>
    <property name="text">
     <string>3.3V</string>
    </property>
    <property name="alignment">
     <set>Qt::AlignCenter</set>
    </property>
   </widget>
   <widget class="QPushButton" name="fistbump">
    <property name="geometry">
     <rect>
      <x>50</x>
      <y>10</y>
      <width>331</width>
      <height>91</height>
     </rect>
    </property>
    <property name="text">
     <string>Fistbump</string>
    </property>
   </widget>
   <widget class="QPushButton" name="timeUp">
    <property name="geometry">
     <rect>
      <x>1400</x>
      <y>840</y>
      <width>181</width>
      <height>91</height>
     </rect>
    </property>
    <property name="text">
     <string>Time Up</string>
    </property>
   </widget>
   <widget class="QPushButton" name="lookButton">
    <property name="geometry">
     <rect>
      <x>50</x>
      <y>110</y>
      <width>331</width>
      <height>101</height>
     </rect>
    </property>
    <property name="text">
     <string>Look Up</string>
    </property>
   </widget>
   <widget class="QLabel" name="label_7">
    <property name="geometry">
     <rect>
      <x>1180</x>
      <y>150</y>
      <width>151</width>
      <height>51</height>
     </rect>
    </property>
    <property name="text">
     <string>Participant</string>
    </property>
   </widget>
   <widget class="QPlainTextEdit" name="participantIdBox">
    <property name="geometry">
     <rect>
      <x>1340</x>
      <y>150</y>
      <width>171</width>
      <height>51</height>
     </rect>
    </property>
    <property name="plainText">
     <string/>
    </property>
    <property name="placeholderText">
     <string>ID</string>
    </property>
   </widget>
   <widget class="QPushButton" name="exportData">
    <property name="geometry">
     <rect>
      <x>1260</x>
      <y>210</y>
      <width>241</width>
      <height>41</height>
     </rect>
    </property>
    <property name="text">
     <string>Export Data</string>
    </property>
   </widget>
   <widget class="QPushButton" name="incrementHintButton">
    <property name="geometry">
     <rect>
      <x>980</x>
      <y>170</y>
      <width>170</width>
      <height>81</height>
     </rect>
    </property>
    <property name="text">
     <string>Increment
Hint</string>
    </property>
   </widget>
   <widget class="QPushButton" name="repeatButton">
    <property name="geometry">
     <rect>
      <x>980</x>
      <y>10</y>
      <width>170</width>
      <height>51</height>
     </rect>
    </property>
    <property name="text">
     <string>Repeat</string>
    </property>
   </widget>
  </widget>
 </widget>
 <resources/>
 <connections/>
 <buttongroups>
  <buttongroup name="buttonGroup"/>
 </buttongroups>
</ui>
